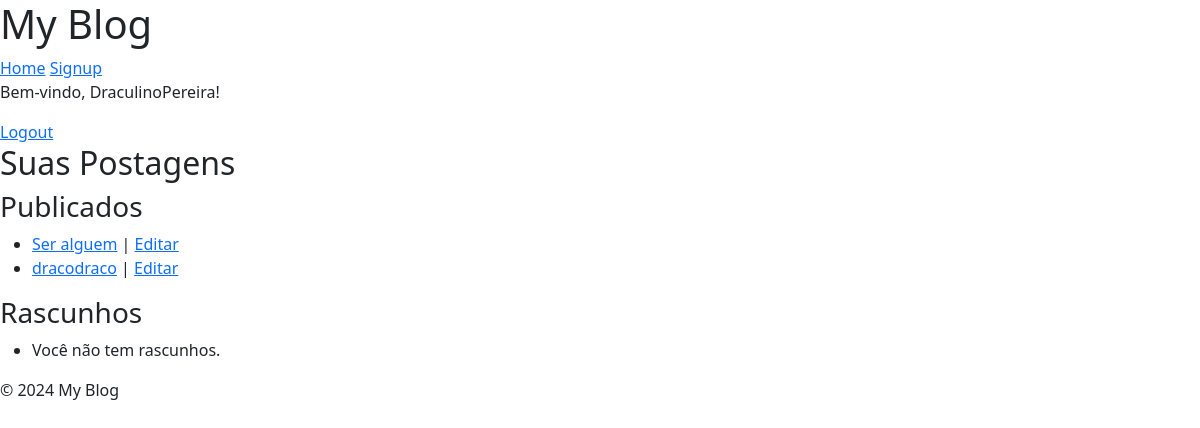
/my-posts/ (signed in), run on an earlier commit of the app's database.
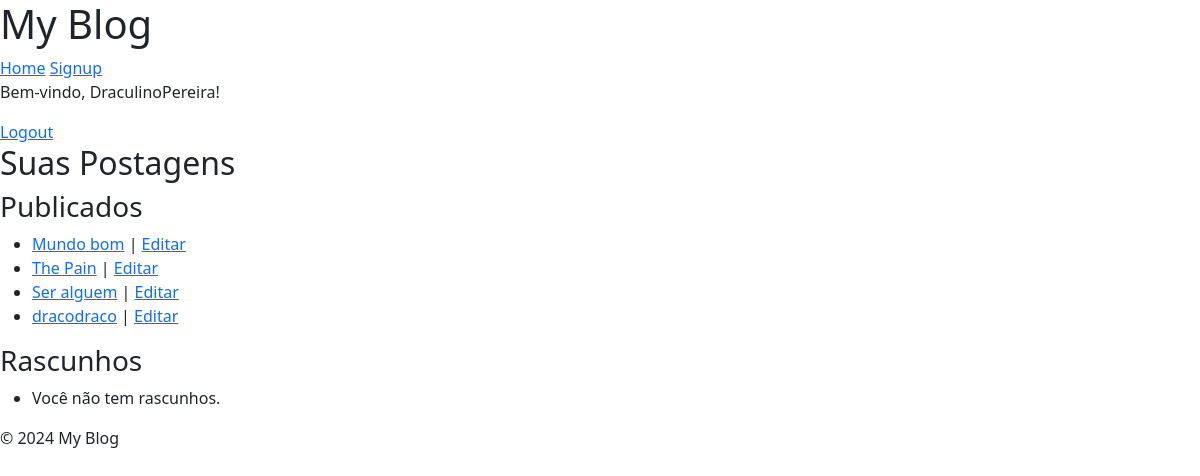
And on a later commit of the database.
### blog/models.py (models this page shows, shortened)
class Post(models.Model):
    class NewManager(models.Manager):
        def get_queryset(self):
            return super().get_queryset().filter(status='published')
    options = (
        ('draft', 'Draft'),
        ('published', 'Published'),
    )
    title = models.CharField(max_length=255)
    excerpt = models.TextField(null=True)
    slug = models.SlugField(max_length=255, unique_for_date='publish', blank=True)
    publish = models.DateTimeField(default=timezone.now)
    author = models.ForeignKey(User, on_delete=models.CASCADE, related_name='blog_posts')
    content = models.TextField()
    status = models.CharField(max_length=10, choices=options, default='draft')
    objects = models.Manager()
    newmanager = NewManager()
    likes = models.ManyToManyField(User, related_name='post_likes', blank=True)
    dislikes = models.ManyToManyField(User, related_name='post_dislikes', blank=True)
    image = models.ImageField(upload_to='post_images/', blank=True, null= True)
    class Meta:
        ordering = ('-publish',)

### blog/views.py (the view)
# urls.py: path('my-posts/', views.user_posts, name='user_posts'),
@login_required
def user_posts(request):
    posts_published = Post.objects.filter(author=request.user, status='published')
    posts_drafts = Post.objects.filter(author=request.user, status='draft')  # Se houver rascunhos
    return render(request, 'blog/user_posts.html', {
        'posts_published': posts_published,
        'posts_drafts': posts_drafts
    })

### blog/templates/blog/user_posts.html
{% extends "base_generic.html" %}
{% block content %}
  <h2>Suas Postagens</h2>
  <h3>Publicados</h3>
  <ul>
    {% for post in posts_published %}
      <li>
        <a href="{% url 'blog:post_single' post.slug %}">{{ post.title }}</a> |
        <a href="{% url 'blog:edit_post' post.slug %}">Editar</a>
      </li>
    {% empty %}
      <li>Você ainda não publicou nenhum post.</li>
    {% endfor %}
  </ul>
  <h3>Rascunhos</h3>
  <ul>
    {% for post in posts_drafts %}
      <li>
        <a href="{% url 'blog:edit_post' post.slug %}">{{ post.title }}</a> (rascunho)
      </li>
    {% empty %}
      <li>Você não tem rascunhos.</li>
    {% endfor %}
  </ul>
{% endblock %}

What changed in the data, as far as the page shows it:
added Post: title "Mundo bom"
added Post: title "The Pain"
